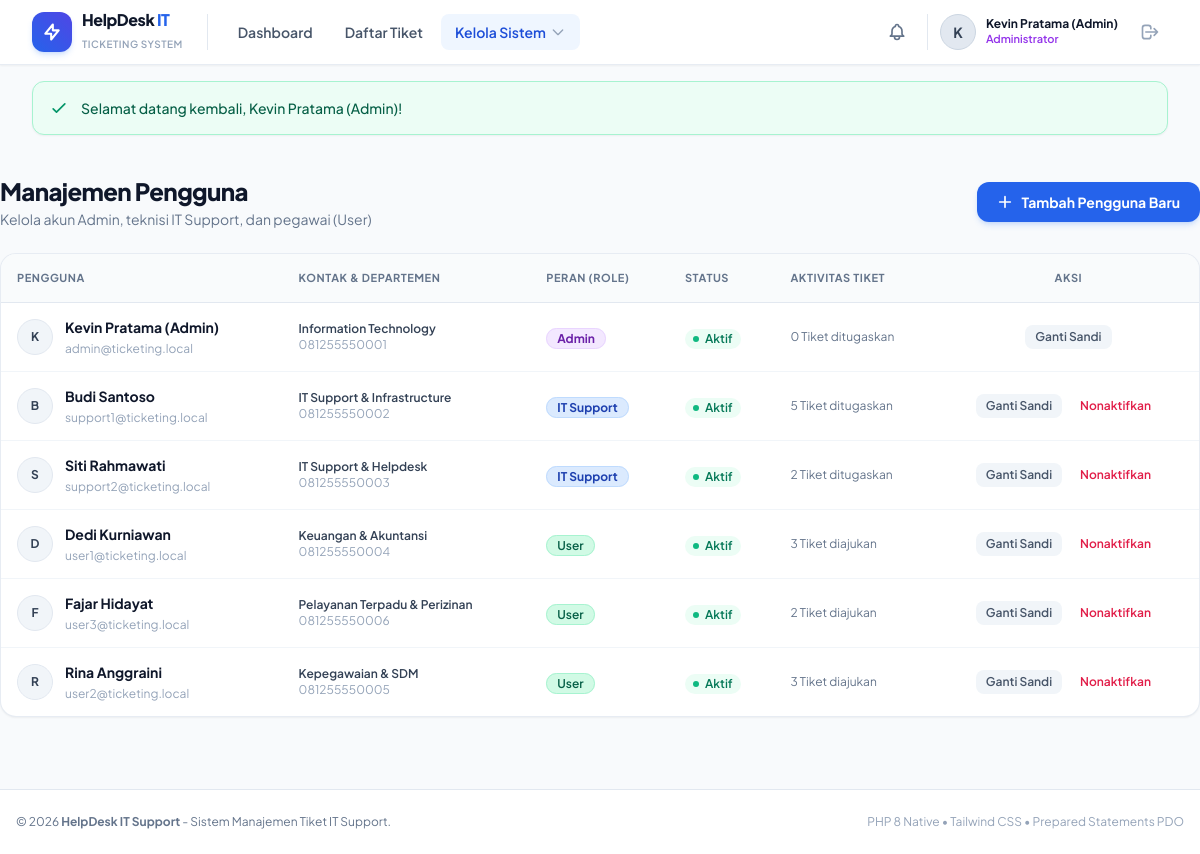
The page /pages/users.php (signed in) on the database its author committed.
### tables this page shows
CREATE TABLE `users` (
  `id` INT UNSIGNED AUTO_INCREMENT PRIMARY KEY,
  `nama` VARCHAR(100) NOT NULL,
  `email` VARCHAR(120) NOT NULL UNIQUE,
  `password` VARCHAR(255) NOT NULL,
  `role` ENUM('Admin', 'IT Support', 'User') NOT NULL DEFAULT 'User',
  `departemen` VARCHAR(100) DEFAULT NULL,
  `no_hp` VARCHAR(30) DEFAULT NULL,
  `avatar` VARCHAR(255) DEFAULT NULL,
  `status` ENUM('Aktif', 'Nonaktif') NOT NULL DEFAULT 'Aktif',
  `created_at` DATETIME NOT NULL DEFAULT CURRENT_TIMESTAMP,
  `updated_at` DATETIME NOT NULL DEFAULT CURRENT_TIMESTAMP ON UPDATE CURRENT_TIMESTAMP
);

### includes/auth.php (called while the page is built, shortened)
<?php
require_once __DIR__ . '/functions.php';
function is_logged_in(): bool {
    return isset($_SESSION['user_id']) && !empty($_SESSION['user_id']);
}
function current_user(): ?array {
    return [
        'id'       => $_SESSION['user_id'],
        'nama'     => $_SESSION['user_nama'],
        'email'    => $_SESSION['user_email'],
        'role'     => $_SESSION['user_role'],
        'avatar'   => $_SESSION['user_avatar'] ?? null,
    ];
}

### includes/functions.php (called while the page is built, shortened)
<?php
function e($data): string {
    return htmlspecialchars((string)($data ?? ''), ENT_QUOTES, 'UTF-8');
}
function get_flash(): ?array {
    if (isset($_SESSION['flash'])) {
        $flash = $_SESSION['flash'];
        return $flash;
    }
    return null;
}

### pages/users.php (the view, shortened to what this page needs)
<?php
require_once __DIR__ . '/../includes/auth.php';
require_once __DIR__ . '/../includes/functions.php';
$db = get_db();
$users = $db->query("SELECT u.*,
                            (SELECT COUNT(*) FROM tickets WHERE user_id = u.id) AS total_tiket_dibuat,
                            (SELECT COUNT(*) FROM tickets WHERE assigned_to = u.id) AS total_tiket_ditugaskan
                     FROM users u
                     ORDER BY FIELD(u.role, 'Admin', 'IT Support', 'User'), u.nama ASC")->fetchAll();
include __DIR__ . '/../includes/header.php';
?>
<div class="py-6 space-y-6">
    <div class="flex flex-col sm:flex-row sm:items-center justify-between gap-4">
        <div>
            <h1 class="text-2xl font-black text-slate-900 tracking-tight">Manajemen Pengguna</h1>
            <p class="text-sm text-slate-500 mt-0.5">Kelola akun Admin, teknisi IT Support, dan pegawai (User)</p>
        </div>
        <button type="button" onclick="document.getElementById('modalAddUser').classList.remove('hidden')"
            class="px-5 py-2.5 bg-blue-600 hover:bg-blue-700 text-white font-bold rounded-xl text-sm shadow-md shadow-blue-500/20 transition flex items-center gap-2">
            <svg class="w-4 h-4" fill="none" stroke="currentColor" viewBox="0 0 24 24"><path stroke-linecap="round" stroke-linejoin="round" stroke-width="2.5" d="M12 4v16m8-8H4"/></svg>
            Tambah Pengguna Baru
        </button>
    </div>
    <div class="bg-white rounded-2xl shadow-sm border border-slate-200/80 overflow-hidden">
        <div class="overflow-x-auto">
            <table class="w-full text-left border-collapse text-sm">
                <thead>
                    <tr class="bg-slate-50/80 border-b border-slate-200 text-[11px] font-bold uppercase tracking-wider text-slate-500">
                        <th class="py-3.5 px-4">Pengguna</th>
                        <th class="py-3.5 px-4">Kontak & Departemen</th>
                        <th class="py-3.5 px-4">Peran (Role)</th>
                        <th class="py-3.5 px-4">Status</th>
                        <th class="py-3.5 px-4">Aktivitas Tiket</th>
                        <th class="py-3.5 px-4 text-center">Aksi</th>
                    </tr>
                </thead>
                <tbody class="divide-y divide-slate-100">
                    <?php foreach ($users as $u): ?>
                    <tr class="hover:bg-slate-50 transition">
                        <td class="py-3.5 px-4">
                            <div class="flex items-center gap-3">
                                <div class="w-9 h-9 rounded-full bg-slate-100 border border-slate-200 flex items-center justify-center font-bold text-slate-700 text-xs">
                                    <?= strtoupper(substr($u['nama'], 0, 1)) ?>
                                </div>
                                <div>
                                    <span class="font-bold text-slate-900 block"><?= e($u['nama']) ?></span>
                                    <span class="text-xs text-slate-400"><?= e($u['email']) ?></span>
                                </div>
                            </div>
                        </td>
                        <td class="py-3.5 px-4 text-xs">
                            <span class="font-semibold text-slate-700 block"><?= e($u['departemen'] ?: 'Umum / Staf') ?></span>
                            <span class="text-slate-400"><?= e($u['no_hp'] ?: '-') ?></span>
                        </td>
                        <td class="py-3.5 px-4 whitespace-nowrap">
                            <?php if ($u['role'] === 'Admin'): ?>
                                <span class="px-2.5 py-0.5 rounded-full text-xs font-bold bg-purple-100 text-purple-800 border border-purple-200">Admin</span>
                            <?php elseif ($u['role'] === 'IT Support'): ?>
                                <span class="px-2.5 py-0.5 rounded-full text-xs font-bold bg-blue-100 text-blue-800 border border-blue-200">IT Support</span>
                            <?php else: ?>
                                <span class="px-2.5 py-0.5 rounded-full text-xs font-semibold bg-emerald-100 text-emerald-800 border border-emerald-200">User</span>
                            <?php endif; ?>
                        </td>
                        <td class="py-3.5 px-4 whitespace-nowrap">
                            <?php if ($u['status'] === 'Aktif'): ?>
                                <span class="inline-flex items-center gap-1.5 px-2 py-0.5 rounded-full text-xs font-semibold bg-emerald-50 text-emerald-700">
                                    <span class="w-1.5 h-1.5 rounded-full bg-emerald-500"></span>
                                    Aktif
                                </span>
                            <?php endif; ?>
                        </td>
                        <td class="py-3.5 px-4 text-xs text-slate-500">
                            <?php if ($u['role'] === 'User'): ?>
                                <span><?= $u['total_tiket_dibuat'] ?> Tiket diajukan</span>
                            <?php else: ?>
                                <span><?= $u['total_tiket_ditugaskan'] ?> Tiket ditugaskan</span>
                            <?php endif; ?>
                        </td>
                        <td class="py-3.5 px-4 text-center whitespace-nowrap">
                            <div class="inline-flex items-center gap-2">
                                <button type="button" onclick="openResetPasswordModal(<?= $u['id'] ?>, '<?= e($u['nama']) ?>')" class="px-2.5 py-1 text-xs font-semibold text-slate-600 hover:text-blue-600 bg-slate-100 hover:bg-slate-200 rounded-lg transition">
                                    Ganti Sandi
                                </button>
                                <?php if ((int)$u['id'] !== (int)$_SESSION['user_id']): ?>
                                <form method="POST" action="" onsubmit="return confirm('Ubah status akun ini?');" class="inline">
                                    <button type="submit" class="px-2.5 py-1 text-xs font-semibold <?= $u['status'] === 'Aktif' ? 'text-rose-600 hover:bg-rose-50' : 'text-emerald-600 hover:bg-emerald-50' ?> rounded-lg transition">
                                        <?= $u['status'] === 'Aktif' ? 'Nonaktifkan' : 'Aktifkan' ?>
                                    </button>
                                </form>
                                <?php endif; ?>
                            </div>
                        </td>
                    </tr>
                    <?php endforeach; ?>
                </tbody>
            </table>
        </div>
    </div>
</div>
<?php include __DIR__ . '/../includes/footer.php'; ?>

### includes/header.php (shortened to what this page needs)
<?php
require_once __DIR__ . '/auth.php';
require_once __DIR__ . '/functions.php';
$current_user = current_user();
?>
<!DOCTYPE html>
<html lang="id" class="h-full bg-slate-50">
<head>
    <script src="https://cdn.tailwindcss.com"></script>
</head>
<body class="flex flex-col min-h-full text-slate-800 antialiased">
<?php if ($current_user): ?>
<header class="sticky top-0 z-40 bg-white border-b border-slate-200/80 shadow-sm backdrop-blur-md bg-white/95">
    <div class="max-w-7xl mx-auto px-4 sm:px-6 lg:px-8">
        <div class="flex items-center justify-between h-16">
            <div class="flex items-center gap-6">
                <a href="<?= BASE_URL ?>/pages/dashboard.php" class="flex items-center gap-2.5 group">
                    <div class="w-10 h-10 rounded-xl bg-gradient-to-tr from-blue-600 to-indigo-600 text-white flex items-center justify-center font-black shadow-md shadow-blue-500/20 group-hover:scale-105 transition">
                        <svg class="w-5 h-5" fill="none" stroke="currentColor" viewBox="0 0 24 24"><path stroke-linecap="round" stroke-linejoin="round" stroke-width="2.5" d="M13 10V3L4 14h7v7l9-11h-7z"/></svg>
                    </div>
                    <div>
                        <span class="text-base font-extrabold text-slate-900 tracking-tight block leading-tight">HelpDesk <span class="text-blue-600">IT</span></span>
                        <span class="text-[10px] text-slate-400 font-semibold tracking-wider uppercase">Ticketing System</span>
                    </div>
                </a>
                <nav class="hidden md:flex items-center gap-1 pl-4 border-l border-slate-200">
                    <a href="<?= BASE_URL ?>/pages/dashboard.php" class="px-3.5 py-2 rounded-lg text-sm font-semibold transition <?= basename($_SERVER['PHP_SELF']) == 'dashboard.php' ? 'bg-blue-50 text-blue-700' : 'text-slate-600 hover:text-slate-900 hover:bg-slate-100' ?>">
                        Dashboard
                    </a>
                    <a href="<?= BASE_URL ?>/pages/tickets.php" class="px-3.5 py-2 rounded-lg text-sm font-semibold transition <?= basename($_SERVER['PHP_SELF']) == 'tickets.php' ? 'bg-blue-50 text-blue-700' : 'text-slate-600 hover:text-slate-900 hover:bg-slate-100' ?>">
                        Daftar Tiket
                    </a>
                    <?php if ($current_user['role'] === 'Admin'): ?>
                    <div class="relative group" id="adminMenuDropdown">
                        <button type="button" class="px-3.5 py-2 rounded-lg text-sm font-semibold transition flex items-center gap-1 <?= in_array(basename($_SERVER['PHP_SELF']), ['users.php', 'categories.php']) ? 'bg-blue-50 text-blue-700' : 'text-slate-600 hover:text-slate-900 hover:bg-slate-100' ?>">
                            <span>Kelola Sistem</span>
                            <svg class="w-4 h-4 text-slate-400" fill="none" stroke="currentColor" viewBox="0 0 24 24"><path stroke-linecap="round" stroke-linejoin="round" stroke-width="2" d="M19 9l-7 7-7-7"/></svg>
                        </button>
                    </div>
                    <?php endif; ?>
                </nav>
            </div>
            <div class="flex items-center gap-3">
                <a href="<?= BASE_URL ?>/pages/notifications.php" class="relative p-2 rounded-xl text-slate-500 hover:text-slate-800 hover:bg-slate-100 transition" title="Notifikasi In-App">
                </a>
                <div class="flex items-center gap-2.5 pl-3 border-l border-slate-200">
                    <div class="w-9 h-9 rounded-full bg-slate-200 flex items-center justify-center font-bold text-slate-700 text-sm overflow-hidden border border-slate-300">
                        <?= strtoupper(substr($current_user['nama'], 0, 1)) ?>
                    </div>
                    <div class="hidden sm:block text-left">
                        <span class="text-xs font-bold text-slate-900 block leading-tight"><?= e($current_user['nama']) ?></span>
                        <span class="text-[11px] font-medium text-slate-500 block">
                            <?php if ($current_user['role'] === 'Admin'): ?>
                                <span class="text-purple-600 font-semibold">Administrator</span>
                            <?php elseif ($current_user['role'] === 'IT Support'): ?>
                                <span class="text-blue-600 font-semibold">IT Support</span>
                            <?php else: ?>
                                <span class="text-emerald-600 font-semibold">User (Pegawai)</span>
                            <?php endif; ?>
                        </span>
                    </div>
                    <a href="<?= BASE_URL ?>/pages/logout.php" class="p-2 ml-1 text-slate-400 hover:text-red-600 hover:bg-red-50 rounded-xl transition" title="Logout Sesi">
                        <svg class="w-5 h-5" fill="none" stroke="currentColor" viewBox="0 0 24 24"><path stroke-linecap="round" stroke-linejoin="round" stroke-width="2" d="M17 16l4-4m0 0l-4-4m4 4H7m6 4v1a3 3 0 01-3 3H6a3 3 0 01-3-3V7a3 3 0 013-3h4a3 3 0 013 3v1"/></svg>
                    </a>
                </div>
            </div>
        </div>
    </div>
</header>
<?php endif; ?>
<main class="flex-1">
    <div class="max-w-7xl mx-auto px-4 sm:px-6 lg:px-8 pt-4">
        <?php $flash = get_flash(); if ($flash): ?>
        <div class="mb-4 p-4 rounded-xl text-sm font-medium flex items-center gap-3 border shadow-sm transition
            <?php
            switch ($flash['type']) {
                case 'success':
                    echo 'bg-emerald-50 text-emerald-800 border-emerald-200';
                    break;
            }
            ?>">
            <?php if ($flash['type'] === 'success'): ?>
                <svg class="w-5 h-5 text-emerald-600 shrink-0" fill="none" stroke="currentColor" viewBox="0 0 24 24"><path stroke-linecap="round" stroke-linejoin="round" stroke-width="2" d="M5 13l4 4L19 7"/></svg>
            <?php elseif ($flash['type'] === 'error'): ?>
                <svg class="w-5 h-5 text-red-600 shrink-0" fill="none" stroke="currentColor" viewBox="0 0 24 24"><path stroke-linecap="round" stroke-linejoin="round" stroke-width="2" d="M6 18L18 6M6 6l12 12"/></svg>
            <?php else: ?>
                <svg class="w-5 h-5 text-blue-600 shrink-0" fill="none" stroke="currentColor" viewBox="0 0 24 24"><path stroke-linecap="round" stroke-linejoin="round" stroke-width="2" d="M13 16h-1v-4h-1m1-4h.01M21 12a9 9 0 11-18 0 9 9 0 0118 0z"/></svg>
            <?php endif; ?>
            <div class="flex-1"><?= e($flash['message']) ?></div>
        </div>
        <?php endif; ?>
    </div>

### includes/header.php (style rules this page uses)
body { font-family: 'Plus Jakarta Sans', sans-serif; }

### rows shown on the page
users: nama "K", nama "Kevin Pratama (Admin)", email "admin@ticketing.local", departemen "Information Technology", no_hp "081255550001", role "Admin", status "Aktif" (drawn), total_tiket_ditugaskan "0"
users: nama "B", nama "Budi Santoso", email "support1@ticketing.local", departemen "IT Support & Infrastructure", no_hp "081255550002", role "IT Support", status "Aktif" (drawn), total_tiket_ditugaskan "5"
users: nama "S", nama "Siti Rahmawati", email "support2@ticketing.local", departemen "IT Support & Helpdesk", no_hp "081255550003", role "IT Support", status "Aktif" (drawn), total_tiket_ditugaskan "2"
users: nama "D", nama "Dedi Kurniawan", email "user1@ticketing.local", departemen "Keuangan & Akuntansi", no_hp "081255550004", role "User", status "Aktif" (drawn), total_tiket_dibuat "3"
users: nama "F", nama "Fajar Hidayat", email "user3@ticketing.local", departemen "Pelayanan Terpadu & Perizinan", no_hp "081255550006", role "User", status "Aktif" (drawn), total_tiket_dibuat "2"
users: nama "R", nama "Rina Anggraini", email "user2@ticketing.local", departemen "Kepegawaian & SDM", no_hp "081255550005", role "User", status "Aktif" (drawn), total_tiket_dibuat "3"

### other values the page prints
$flash['message'] "Selamat datang kembali, Kevin Pratama (Admin)!"
APP_NAME "HelpDesk IT Support"
